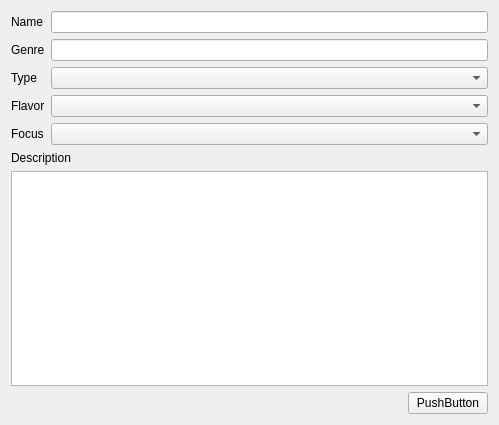
<?xml version="1.0" encoding="UTF-8"?>
<ui version="4.0">
 <class>ChararacterTemplateTab</class>
 <widget class="QWidget" name="ChararacterTemplateTab">
  <property name="geometry">
   <rect>
    <x>0</x>
    <y>0</y>
    <width>499</width>
    <height>425</height>
   </rect>
  </property>
  <property name="windowTitle">
   <string>Form</string>
  </property>
  <layout class="QGridLayout" name="gridLayout_2">
   <item row="5" column="0">
    <layout class="QHBoxLayout" name="horizontalLayout">
     <item>
      <spacer name="horizontalSpacer">
       <property name="orientation">
        <enum>Qt::Orientation::Horizontal</enum>
       </property>
       <property name="sizeHint" stdset="0">
        <size>
         <width>40</width>
         <height>20</height>
        </size>
       </property>
      </spacer>
     </item>
     <item>
      <widget class="QPushButton" name="saveButton">
       <property name="text">
        <string>PushButton</string>
       </property>
      </widget>
     </item>
    </layout>
   </item>
   <item row="2" column="0">
    <widget class="QLabel" name="label">
     <property name="text">
      <string>Description</string>
     </property>
    </widget>
   </item>
   <item row="0" column="0">
    <layout class="QFormLayout" name="formLayout">
     <item row="0" column="0">
      <widget class="QLabel" name="nameLabel">
       <property name="text">
        <string>Name</string>
       </property>
      </widget>
     </item>
     <item row="0" column="1">
      <widget class="QLineEdit" name="nameLineEdit"/>
     </item>
     <item row="1" column="0">
      <widget class="QLabel" name="genreLabel">
       <property name="text">
        <string>Genre</string>
       </property>
      </widget>
     </item>
     <item row="1" column="1">
      <widget class="QLineEdit" name="genreLineEdit"/>
     </item>
    </layout>
   </item>
   <item row="3" column="0">
    <widget class="QTextEdit" name="descriptionTextEdit"/>
   </item>
   <item row="1" column="0">
    <layout class="QFormLayout" name="formLayout_2">
     <item row="0" column="0">
      <widget class="QLabel" name="typeLabel">
       <property name="text">
        <string>Type</string>
       </property>
      </widget>
     </item>
     <item row="0" column="1">
      <widget class="QComboBox" name="typeComboBox"/>
     </item>
     <item row="1" column="0">
      <widget class="QLabel" name="flavorLabel">
       <property name="text">
        <string>Flavor</string>
       </property>
      </widget>
     </item>
     <item row="1" column="1">
      <widget class="QComboBox" name="flavorComboBox"/>
     </item>
     <item row="2" column="0">
      <widget class="QLabel" name="focusLabel">
       <property name="text">
        <string>Focus</string>
       </property>
      </widget>
     </item>
     <item row="2" column="1">
      <widget class="QComboBox" name="focusComboBox"/>
     </item>
    </layout>
   </item>
  </layout>
 </widget>
 <resources/>
 <connections/>
</ui>
